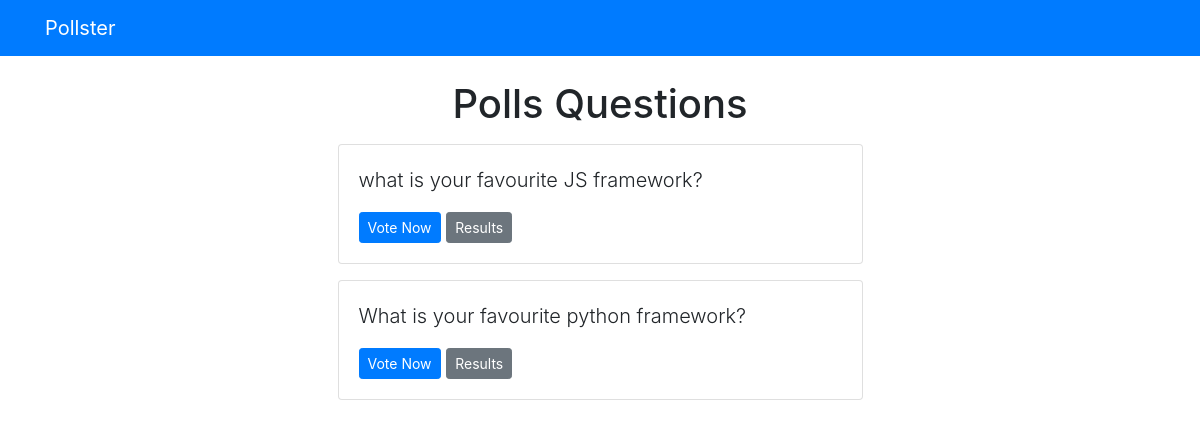
Screenshot of /polls/ with the database file from the repository.
### polls/models.py (models this page shows, shortened)
class Question(models.Model):
    question_text = models.CharField(max_length=250)
    pub_date = models.DateTimeField('Date Published')

### polls/views.py (the view)
# urls.py: path('', views.index, name="index"),
def index(request):
    latest_questions_list = Question.objects.order_by('-pub_date')
    context = {
        'latest_questions_list': latest_questions_list
    }
    return render(request, 'polls/index.html', context)

### templates/polls/index.html
{% extends 'base.html' %}
{% block content %}
<h1 class="text-center mb-3">Polls Questions</h1>
{% if latest_questions_list %}
{% for question in latest_questions_list %}
<div class="card mb-3">
  <div class="card-body">
    <div class="lead">
      <p>{{ question.question_text }}</p>
      <a
        href="{% url 'polls:detail' question.id%}"
        class="btn btn-primary btn-sm"
      >
        Vote Now</a
      >
      <a
        href="{% url 'polls:results' question.id%}"
        class="btn btn-secondary btn-sm"
      >
        Results</a
      >
    </div>
  </div>
</div>
{% endfor %}
{% else %}
<p>No poll Questions available</p>
{% endif %}
{% endblock content %}

### rows the page displays
Question: question_text "what is your favourite JS framework?"
Question: question_text "What is your favourite python framework?"
